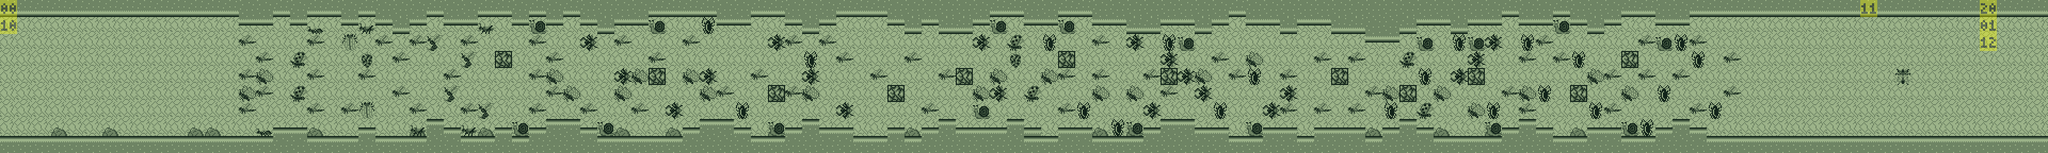

The image is a tile-based game level rendered from a .tmx file. Its description and source (layers, tilesets, objects; grid data summarised) follow:
An orthogonal 120x9 tile map with 32x32 px tiles, 6 tile layers (Base, Background, Foreground, Block, ...), 4 tilesets.

<map version="1.0" orientation="orthogonal" width="120" height="9" tilewidth="32" tileheight="32">
 <tileset firstgid="1" name="Back" tilewidth="32" tileheight="32" spacing="1" margin="1">
  <image source="Back.png" width="256" height="256" />
 </tileset>
 <tileset firstgid="50" name="Block" tilewidth="32" tileheight="32" spacing="1" margin="1">
  <properties>
   <property name="Type" value="Block" />
  </properties>
  <image source="Block.png" width="128" height="128" />
  <tile id="0">
   <properties>
    <property name="Type" value="1" />
   </properties>
  </tile>
  <tile id="1">
   <properties>
    <property name="Type" value="2" />
   </properties>
  </tile>
  <tile id="2">
   <properties>
    <property name="Type" value="3" />
   </properties>
  </tile>
  <tile id="3">
   <properties>
    <property name="Type" value="4" />
   </properties>
  </tile>
  <tile id="4">
   <properties>
    <property name="Type" value="5" />
   </properties>
  </tile>
  <tile id="5">
   <properties>
    <property name="Type" value="6" />
   </properties>
  </tile>
 </tileset>
 <tileset firstgid="59" name="Event" tilewidth="32" tileheight="32">
  <image source="Event.png" width="320" height="320" />
  <tile id="0">
   <properties>
    <property name="Progress" value="0" />
    <property name="Type" value="hspeed" />
    <property name="Value" value="5" />
   </properties>
  </tile>
  <tile id="1">
   <properties>
    <property name="Progress" value="0" />
    <property name="Type" value="hspeed" />
    <property name="Value" value="0" />
   </properties>
  </tile>
  <tile id="10">
   <properties>
    <property name="Progress" value="0" />
    <property name="Type" value="bgm" />
    <property name="Value" value="6" />
   </properties>
  </tile>
  <tile id="11">
   <properties>
    <property name="Progress" value="0" />
    <property name="Type" value="bgm" />
    <property name="Value" value="7" />
   </properties>
  </tile>
  <tile id="12">
   <properties>
    <property name="Progress" value="16" />
    <property name="Type" value="bgm" />
    <property name="Value" value="8" />
   </properties>
  </tile>
  <tile id="20">
   <properties>
    <property name="Progress" value="32" />
    <property name="Type" value="clear" />
    <property name="Value" value="0" />
   </properties>
  </tile>
 </tileset>
 <tileset firstgid="159" name="Enemy" tilewidth="32" tileheight="32" spacing="1" margin="1">
  <image source="EnemyTile.png" width="256" height="256" />
  <tile id="0">
   <properties>
    <property name="Progress" value="0" />
    <property name="Type" value="1" />
   </properties>
  </tile>
  <tile id="1">
   <properties>
    <property name="Progress" value="0" />
    <property name="Type" value="2" />
   </properties>
  </tile>
  <tile id="2">
   <properties>
    <property name="Progress" value="0" />
    <property name="Type" value="3" />
   </properties>
  </tile>
  <tile id="3">
   <properties>
    <property name="Progress" value="0" />
    <property name="Type" value="4" />
   </properties>
  </tile>
  <tile id="4">
   <properties>
    <property name="Progress" value="0" />
    <property name="Type" value="5" />
   </properties>
  </tile>
  <tile id="5">
   <properties>
    <property name="Progress" value="0" />
    <property name="Type" value="6" />
   </properties>
  </tile>
  <tile id="6">
   <properties>
    <property name="Progress" value="0" />
    <property name="Type" value="7" />
   </properties>
  </tile>
  <tile id="7">
   <properties>
    <property name="Progress" value="0" />
    <property name="Type" value="8" />
   </properties>
  </tile>
  <tile id="8">
   <properties>
    <property name="Progress" value="0" />
    <property name="Type" value="9" />
   </properties>
  </tile>
  <tile id="9">
   <properties>
    <property name="Progress" value="0" />
    <property name="Type" value="10" />
   </properties>
  </tile>
  <tile id="10">
   <properties>
    <property name="Progress" value="0" />
    <property name="Type" value="11" />
   </properties>
  </tile>
  <tile id="11">
   <properties>
    <property name="Progress" value="0" />
    <property name="Type" value="12" />
   </properties>
  </tile>
  <tile id="12">
   <properties>
    <property name="Progress" value="0" />
    <property name="Type" value="13" />
   </properties>
  </tile>
  <tile id="13">
   <properties>
    <property name="Progress" value="0" />
    <property name="Type" value="14" />
   </properties>
  </tile>
  <tile id="14">
   <properties>
    <property name="Progress" value="0" />
    <property name="Type" value="15" />
   </properties>
  </tile>
  <tile id="15">
   <properties>
    <property name="Progress" value="0" />
    <property name="Type" value="16" />
   </properties>
  </tile>
  <tile id="16">
   <properties>
    <property name="Progress" value="0" />
    <property name="Type" value="17" />
   </properties>
  </tile>
  <tile id="17">
   <properties>
    <property name="Progress" value="0" />
    <property name="Type" value="18" />
   </properties>
  </tile>
  <tile id="18">
   <properties>
    <property name="Progress" value="0" />
    <property name="Type" value="19" />
   </properties>
  </tile>
  <tile id="19">
   <properties>
    <property name="Progress" value="0" />
    <property name="Type" value="20" />
   </properties>
  </tile>
  <tile id="20">
   <properties>
    <property name="Progress" value="0" />
    <property name="Type" value="21" />
   </properties>
  </tile>
  <tile id="21">
   <properties>
    <property name="Progress" value="0" />
    <property name="Type" value="22" />
   </properties>
  </tile>
  <tile id="22">
   <properties>
    <property name="Progress" value="0" />
    <property name="Type" value="23" />
   </properties>
  </tile>
  <tile id="23">
   <properties>
    <property name="Progress" value="0" />
    <property name="Type" value="24" />
   </properties>
  </tile>
  <tile id="24">
   <properties>
    <property name="Progress" value="0" />
    <property name="Type" value="25" />
   </properties>
  </tile>
  <tile id="25">
   <properties>
    <property name="Progress" value="0" />
    <property name="Type" value="26" />
   </properties>
  </tile>
  <tile id="26">
   <properties>
    <property name="Progress" value="0" />
    <property name="Type" value="27" />
   </properties>
  </tile>
  <tile id="27">
   <properties>
    <property name="Progress" value="0" />
    <property name="Type" value="28" />
   </properties>
  </tile>
  <tile id="28">
   <properties>
    <property name="Progress" value="0" />
    <property name="Type" value="29" />
   </properties>
  </tile>
  <tile id="29">
   <properties>
    <property name="Progress" value="0" />
    <property name="Type" value="30" />
   </properties>
  </tile>
  <tile id="30">
   <properties>
    <property name="Progress" value="0" />
    <property name="Type" value="31" />
   </properties>
  </tile>
  <tile id="31">
   <properties>
    <property name="Progress" value="0" />
    <property name="Type" value="32" />
   </properties>
  </tile>
  <tile id="32">
   <properties>
    <property name="Progress" value="0" />
    <property name="Type" value="33" />
   </properties>
  </tile>
  <tile id="33">
   <properties>
    <property name="Progress" value="0" />
    <property name="Type" value="34" />
   </properties>
  </tile>
  <tile id="34">
   <properties>
    <property name="Progress" value="0" />
    <property name="Type" value="35" />
   </properties>
  </tile>
  <tile id="35">
   <properties>
    <property name="Progress" value="0" />
    <property name="Type" value="36" />
   </properties>
  </tile>
  <tile id="36">
   <properties>
    <property name="Progress" value="0" />
    <property name="Type" value="37" />
   </properties>
  </tile>
  <tile id="37">
   <properties>
    <property name="Progress" value="0" />
    <property name="Type" value="38" />
   </properties>
  </tile>
  <tile id="38">
   <properties>
    <property name="Progress" value="32" />
    <property name="Type" value="39" />
   </properties>
  </tile>
  <tile id="39">
   <properties>
    <property name="Progress" value="0" />
    <property name="Type" value="40" />
   </properties>
  </tile>
 </tileset>
 <layer name="Base" width="120" height="9">
  <data>[1080 cells, 1080 non-empty, 1 distinct tile ids]</data>
 </layer>
 <layer name="Background" width="120" height="9">
  <data>[1080 cells, 840 non-empty, 1 distinct tile ids]</data>
 </layer>
 <layer name="Foreground" width="120" height="9">
  <data>[1080 cells, 26 non-empty, 1 distinct tile ids]</data>
 </layer>
 <layer name="Block" width="120" height="9">
  <data>[1080 cells, 361 non-empty, 6 distinct tile ids]</data>
 </layer>
 <layer name="Event" width="120" height="9" opacity="0.37">
  <data>[1080 cells, 6 non-empty, 6 distinct tile ids]</data>
 </layer>
 <layer name="Enemy" width="120" height="9">
  <data>[1080 cells, 168 non-empty, 12 distinct tile ids]</data>
 </layer>
</map>
